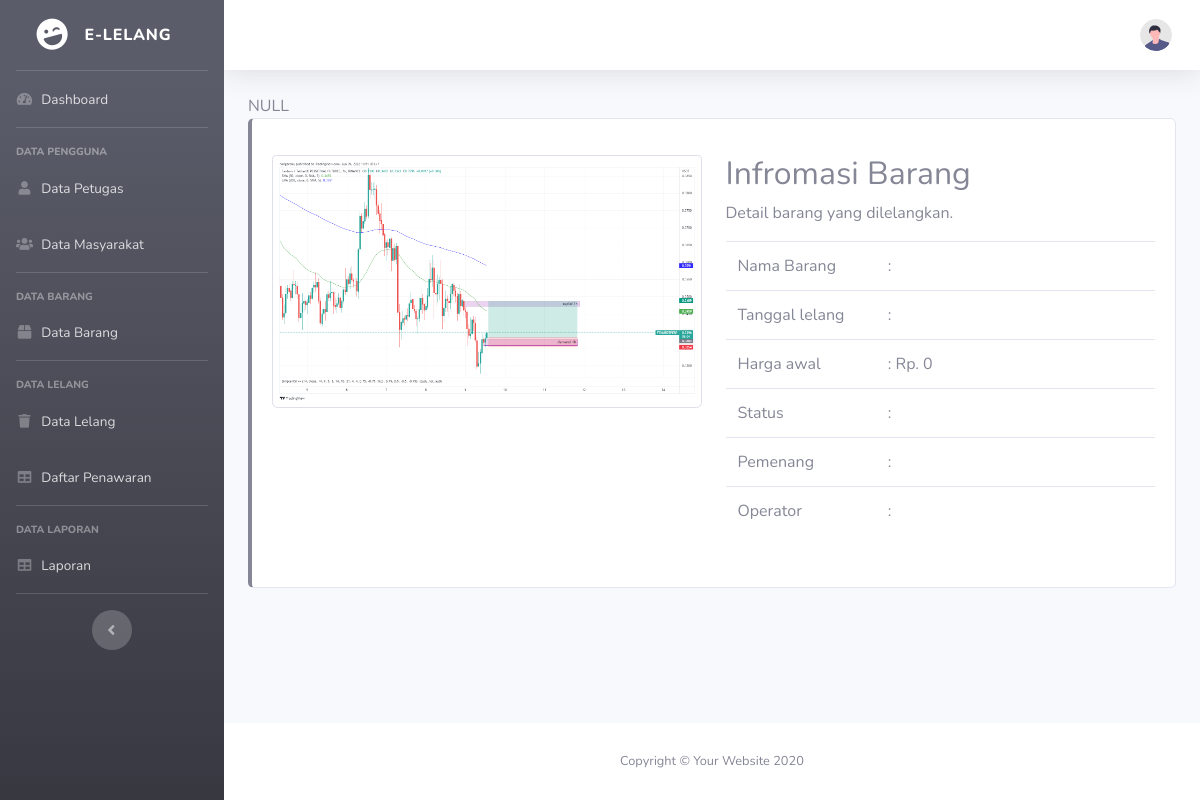
/lelang?page=penawaran&id=8, run on an earlier commit of the app's database.
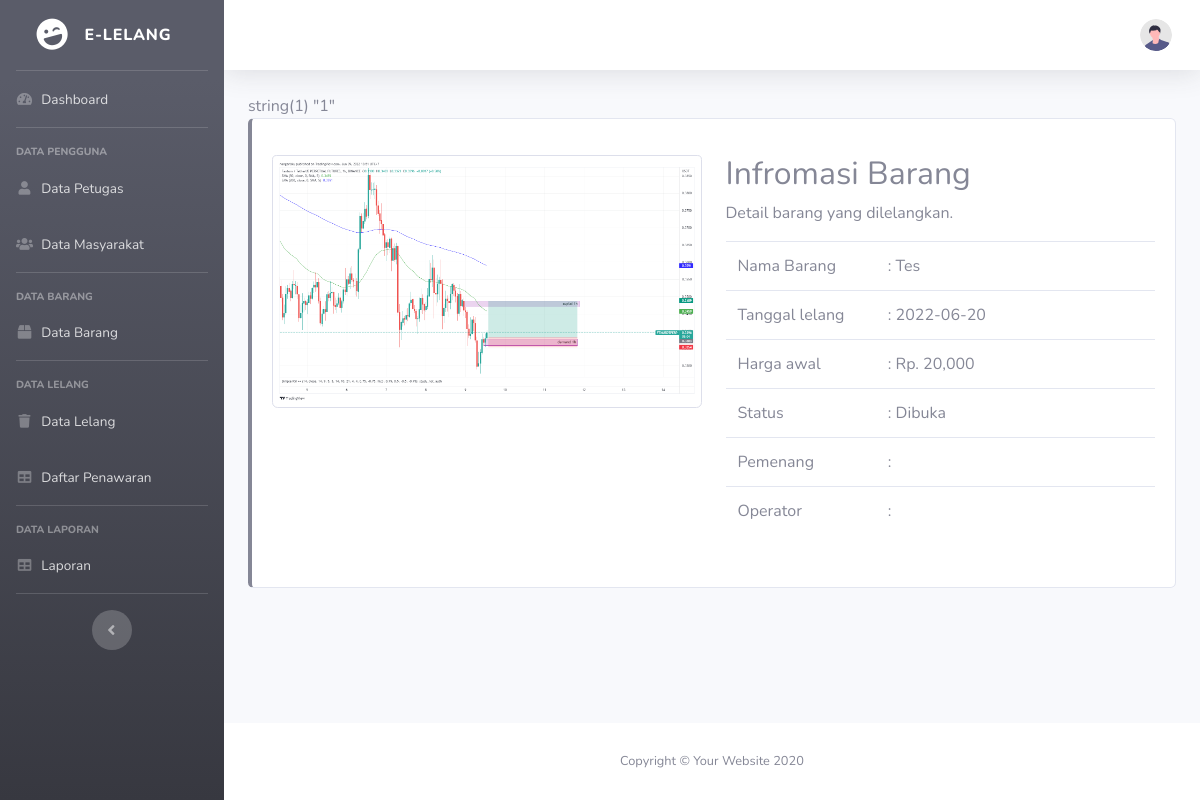
And on a later commit of the database.
### tables this page shows
CREATE TABLE `tb_barang` (
  `id_barang` int(11) NOT NULL,
  `nama_barang` varchar(50) NOT NULL,
  `harga_awal` varchar(20) NOT NULL,
  `harga_akhir` varchar(20) NOT NULL,
  `tanggal` date NOT NULL,
  `deskripsi` text NOT NULL,
  `foto` varchar(100) NOT NULL,
  `status` varchar(20) NOT NULL,
  `id_admin` int(11) NOT NULL
);

CREATE TABLE `tb_lelang` (
  `id_lelang` int(11) NOT NULL,
  `id_barang` int(11) NOT NULL,
  `id_masyarakat` int(11) NOT NULL,
  `id_admin` int(11) NOT NULL,
  `status` varchar(20) NOT NULL,
  `pemenang` varchar(10) NOT NULL,
  `harga` varchar(20) NOT NULL
);

### page/penawaran/penawaran.php (the view, shortened to what this page needs)
<?php
$id = $_GET['id'];
$barang = $conn->query("SELECT * FROM tb_barang where id_barang = '$id'");
$resultBarang = $barang->fetch_assoc();
$lelang = $conn->query("SELECT * FROM tb_lelang, tb_barang, tb_admin where tb_lelang.id_barang = tb_barang.id_barang AND tb_lelang.id_admin = tb_admin.id_admin");
$result = $lelang->fetch_assoc();
$id_admin = $result['id_admin'];
var_dump($id_admin);
?>
    <div class="card mb-4 py-3 border-left-secondary">
        <div class="card-body">
            <div class="row">
            <div class="col-6">
                <img src="img/<?= $resultBarang['foto'];?>" class="card-img-top img-thumbnail" width="50%">
            </div>
            <div class="col-6">
                <h2>Infromasi Barang</h2>
                <p>Detail barang yang dilelangkan.</p>
                <table class="table" width="100%">
                    <tr>
                        <td width="35%">Nama Barang</td>
                        <td>: <?= $result['nama_barang'];?></td>
                    </tr>
                    <tr>
                        <td width="35%">Tanggal lelang</td>
                        <td>: <?= $result['tanggal'];?></td>
                    </tr>
                    <tr>
                        <td width="35%">Harga awal</td>
                        <td>: Rp. <?= number_format($result['harga_awal']);?></td>
                    </tr>
                    <tr>
                        <td width="35%">Status</td>
                        <td>: <?= $result['status'];?></td>
                    </tr>
                    <tr>
                        <td width="35%">Pemenang</td>
                        <td>: <?= $result['pemenang'];?></td>
                    </tr>
                    <tr>
                        <td width="35%">Operator</td>
                        <td>: <?= $namaAdmin;?></td>
                    </tr>
                </table>
            </div>
        </div>
    </div>
</div>

### index.php (shortened to what this page needs)
<!DOCTYPE html>
<html lang="en">
<head>
    <link href="vendor/fontawesome-free/css/all.min.css" rel="stylesheet" type="text/css">
    <link href="css/sb-admin-2.min.css" rel="stylesheet">
    <link href="vendor/datatables/dataTables.bootstrap4.min.css" rel="stylesheet">
    <link href="vendor/sweetalert/sweetalert.min.css" rel="stylesheet">
</head>
<body id="page-top">
    <div id="wrapper">
        <ul class="navbar-nav bg-gradient-dark sidebar sidebar-dark accordion" id="accordionSidebar">
            <a class="sidebar-brand d-flex align-items-center justify-content-center" href="./">
                <div class="sidebar-brand-icon rotate-n-15">
                    <i class="fas fa-laugh-wink"></i>
                </div>
                <div class="sidebar-brand-text mx-3">e-Lelang</div>
            </a>
            <hr class="sidebar-divider my-0">
            <li class="nav-item">
                <a class="nav-link" href="./">
                    <i class="fas fa-fw fa-tachometer-alt"></i>
                    <span>Dashboard</span></a>
            </li>
            <hr class="sidebar-divider">
            <div class="sidebar-heading">
                Data Pengguna
            </div>
            <li class="nav-item">
                <a class="nav-link" href="petugas">
                    <i class="fas fa-fw fa-user"></i>
                    <span>Data Petugas</span></a>
            </li>
            <li class="nav-item">
                <a class="nav-link" href="masyarakat">
                    <i class="fas fa-fw fa-users"></i>
                    <span>Data Masyarakat</span></a>
            </li>
            <hr class="sidebar-divider">
            <div class="sidebar-heading">
                Data Barang
            </div>
            <li class="nav-item">
                <a class="nav-link" href="barang">
                    <i class="fas fa-fw fa-box"></i>
                    <span>Data Barang</span></a>
            </li>
            <hr class="sidebar-divider">
            <div class="sidebar-heading">
                Data Lelang
            </div>
            <li class="nav-item">
                <a class="nav-link" href="lelang">
                    <i class="fas fa-fw fa-trash"></i>
                    <span>Data Lelang</span></a>
            </li>
            <li class="nav-item">
                <a class="nav-link" href="penawaran">
                    <i class="fas fa-fw fa-table"></i>
                    <span>Daftar Penawaran</span></a>
            </li>
            <hr class="sidebar-divider">
            <div class="sidebar-heading">
                Data Laporan
            </div>
            <li class="nav-item">
                <a class="nav-link" href="laporan">
                    <i class="fas fa-fw fa-table"></i>
                    <span>Laporan</span></a>
            </li>
            <hr class="sidebar-divider d-none d-md-block">
            <div class="text-center d-none d-md-inline">
                <button class="rounded-circle border-0" id="sidebarToggle"></button>
            </div>
        </ul>
        <div id="content-wrapper" class="d-flex flex-column">
            <div id="content">
                <nav class="navbar navbar-expand navbar-light bg-white topbar mb-4 static-top shadow">
                    <ul class="navbar-nav ml-auto">
                        <li class="nav-item dropdown no-arrow">
                            <a class="nav-link dropdown-toggle" href="#" id="userDropdown" role="button" data-toggle="dropdown" aria-haspopup="true" aria-expanded="false">
                                <img class="img-profile rounded-circle" src="img/undraw_profile.svg">
                            </a>
                        </li>
                    </ul>
                </nav>
                <div class="container-fluid">
                    <?php include("inc/content.php") ?>
                </div>
            </div>
            <footer class="sticky-footer bg-white">
                <div class="container my-auto">
                    <div class="copyright text-center my-auto">
                        <span>Copyright &copy; Your Website 2020</span>
                    </div>
                </div>
            </footer>
        </div>
    </div>
</body>
</html>

### inc/content.php (shortened to what this page needs)
<?php
$page = $_GET['page'];
$action = $_GET['action'];
if ($page == 'petugas') {
  if ($action == '') {
    include "page/petugas/petugas.php";
  }
} elseif ($page == 'barang') {
  if ($action == '') {
    include "page/barang/barang.php";
  }
} elseif ($page == 'masyarakat') {
  if ($action == '') {
    include "page/masyarakat/masyarakat.php";
  }
} elseif ($page == 'lelang') {
  if ($action == '') {
    include "page/lelang/lelang.php";
  }
} elseif ($page == 'penawaran') {
  if ($action == '') {
    include "page/penawaran/penawaran.php";
  }elseif ($action == 'add') {
    include "page/penawaran/add.php";
  }
} elseif ($page == 'laporan') {
  if ($action == '') {
    include "page/laporan/laporan.php";
  }
}

What changed in the data, as far as the page shows it:
added tb_lelang: id_barang.nama_barang "Tes", id_barang.tanggal "2022-06-20", id_barang.harga_awal "20,000", id_barang.status "Dibuka"
Also different on the page:
$result['harga_awal']: "0" → (not shown)
text no longer shown: "NULL"
text now shown: "string(1) \"1\""
